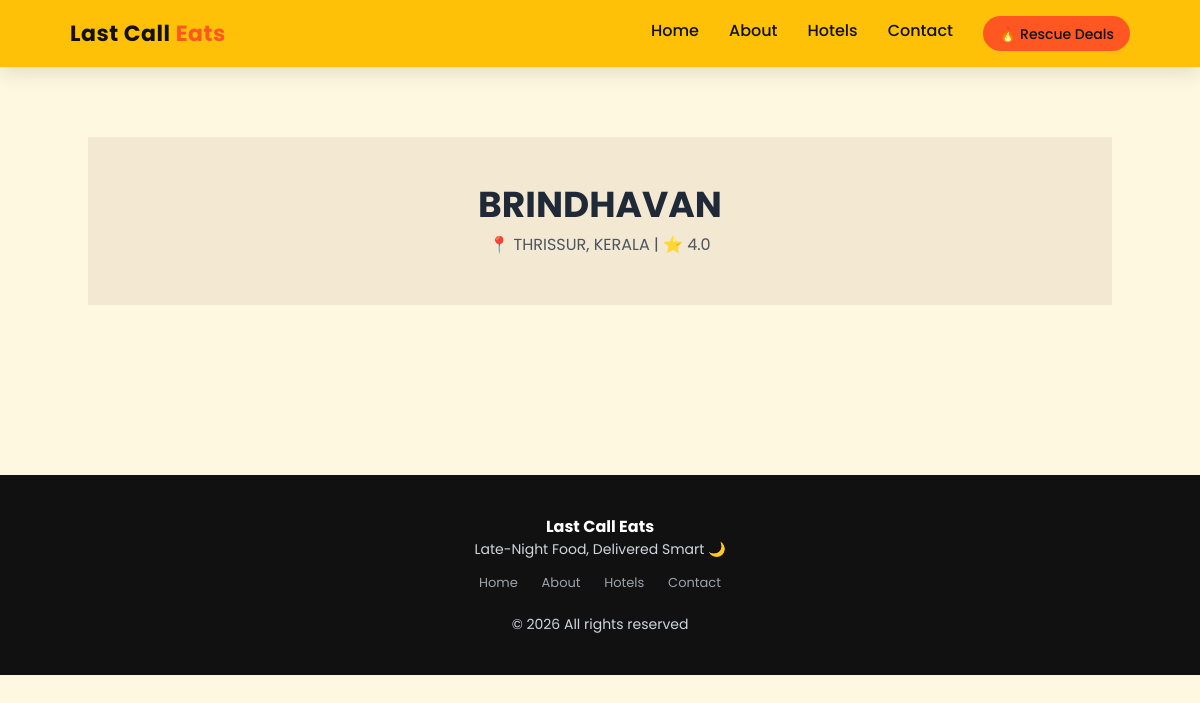
Before: /hotels/3/ with the older database file.
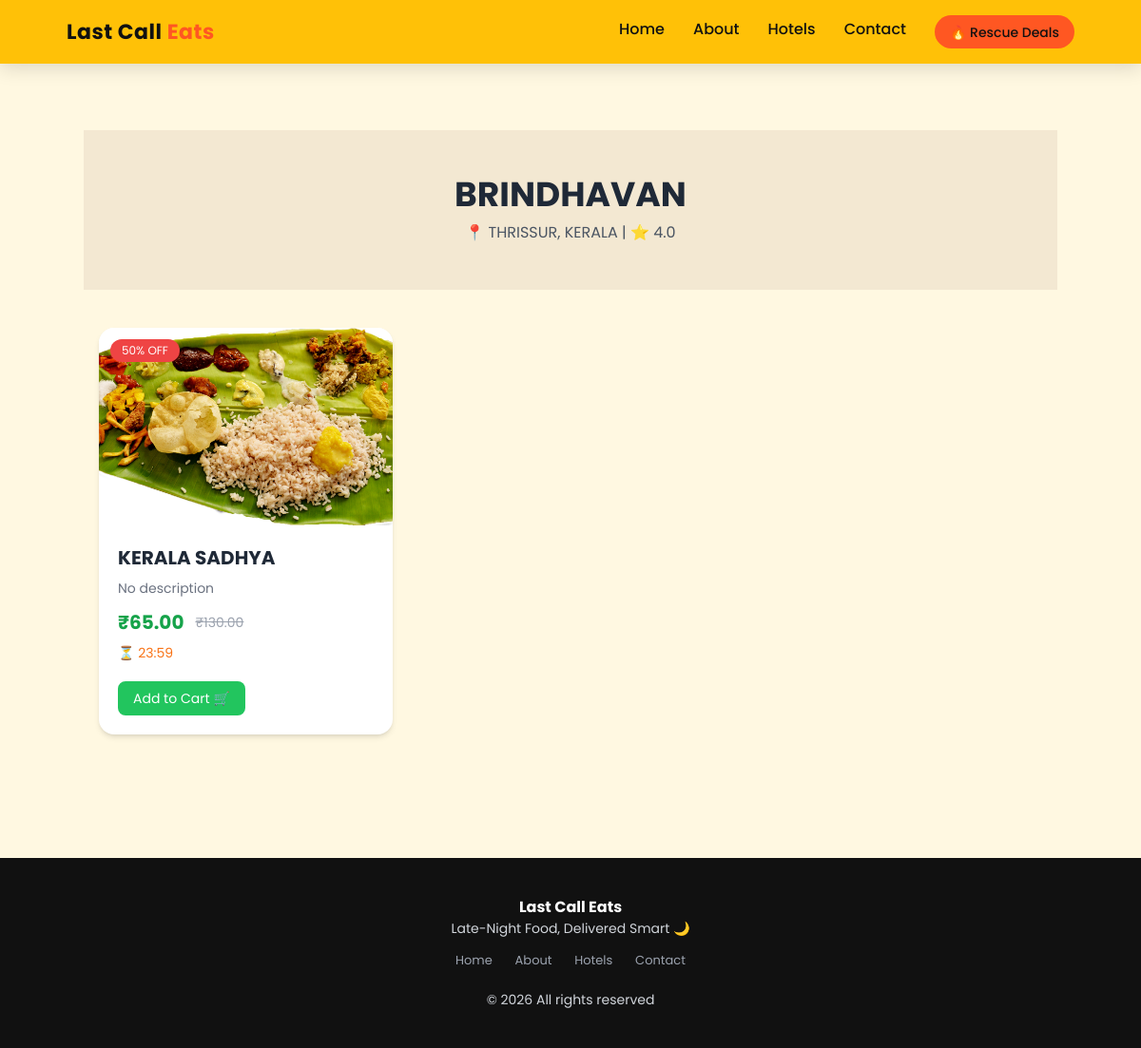
After: the same page with the newer database file.
### hotels/models.py (models this page shows, shortened)
class Hotel(models.Model):
    name = models.CharField(max_length=200)
    location = models.CharField(max_length=200, blank=True)
    image = models.ImageField(upload_to="hotels/", blank=True)
    rating = models.DecimalField(max_digits=2, decimal_places=1, default=4.0)
    created_at = models.DateTimeField(auto_now_add=True)
    class Meta:
        ordering = ["name"]
    def available_foods(self):
        return self.foods.filter(
            available=True,
            available_until__gt=timezone.now(),
            quantity_left__gt=0
        )

class Food(models.Model):
    CATEGORY_CHOICES = [
        ("veg", "Veg"),
        ("nonveg", "Non-Veg"),
        ("biryani", "Biryani"),
        ("dessert", "Dessert"),
        ("snack", "Snack"),
    ]
    hotel = models.ForeignKey(
        Hotel,
        on_delete=models.CASCADE,
        related_name="foods"
    )
    name = models.CharField(max_length=200)
    description = models.TextField(blank=True)
    category = models.CharField(max_length=20, choices=CATEGORY_CHOICES, default="veg")
    price = models.DecimalField(max_digits=8, decimal_places=2, default=Decimal("0.00"))
    discount_percentage = models.PositiveIntegerField(default=50)
    image = models.ImageField(upload_to="foods/", blank=True, null=True)
    rating = models.DecimalField(max_digits=2, decimal_places=1, default=4.2)
    quantity_left = models.PositiveIntegerField(default=5)
    is_rescue_food = models.BooleanField(default=True)
    available_until = models.DateTimeField()
    available = models.BooleanField(default=True)
    created_at = models.DateTimeField(auto_now_add=True)
    class Meta:
        ordering = ["-created_at"]
    @property
    def discounted_price(self):
        discount_amount = (self.discount_percentage / 100) * float(self.price)
        return Decimal(self.price) - Decimal(discount_amount)
    @property
    def badge_label(self):
        if self.is_rescue_food:
            return f"{self.discount_percentage}% OFF"
        return ""

### hotels/views.py (the view)
# urls.py: path('<int:hotel_id>/', views.hotel_detail, name='hotel_detail'),
def hotel_detail(request, hotel_id):
    hotel = get_object_or_404(Hotel, id=hotel_id)
    foods = hotel.available_foods()
    return render(request, 'hotels/hotel_detail.html', {
        'hotel': hotel,
        'foods': foods
    })

### templates/hotels/hotel_detail.html
{% extends 'base.html' %}
{% block content %}
<section class="bg-[#f3e8d2] py-12 text-center">
    <h1 class="text-4xl font-bold">{{ hotel.name }}</h1>
    <p class="text-gray-600 mt-2">
        📍 {{ hotel.location }} | ⭐ {{ hotel.rating }}
    </p>
</section>
<section class="max-w-7xl mx-auto px-4 py-10">
<div class="grid grid-cols-1 sm:grid-cols-2 md:grid-cols-3 gap-8">
{% for food in foods %}
<div class="bg-white rounded-2xl shadow-md hover:shadow-2xl transition overflow-hidden group">
<a href="{% url 'food_detail' food.id %}">
<div class="relative">
{% if food.image %}
<img src="{{ food.image.url }}"
class="w-full h-52 object-cover group-hover:scale-105 transition duration-300">
{% endif %}
{% if food.badge_label %}
<span class="absolute top-3 left-3 bg-red-500 text-white text-xs px-3 py-1 rounded-full">
{{ food.badge_label }}
</span>
{% endif %}
</div>
<div class="p-5">
<h3 class="text-xl font-bold mb-2">{{ food.name }}</h3>
<p class="text-gray-500 text-sm mb-3">
{{ food.description|default:"No description"|truncatewords:10 }}
</p>
<div class="flex items-center gap-3">
<span class="text-green-600 font-bold text-xl">
₹{{ food.discounted_price }}
</span>
<span class="line-through text-gray-400 text-sm">
₹{{ food.price }}
</span>
</div>
<p class="text-orange-500 text-sm mt-2">
⏳ {{ food.available_until|date:"H:i" }}
</p>
</div>
</a>
<div class="px-5 pb-5 flex justify-between items-center">
<a href="{% url 'add_to_cart' food.id %}"
class="bg-green-500 hover:bg-green-600 text-white px-4 py-2 rounded-lg text-sm">
Add to Cart 🛒
</a>
</div>
</div>
{% endfor %}
</div>
</section>
{% endblock %}

### templates/base.html (shortened to what this page needs)
<!DOCTYPE html>
<html lang="en">
<head>
<script src="https://cdn.tailwindcss.com"></script>
{% load static %}
</head>
<body>
<nav>
<div class="logo">
Last Call <span>Eats</span>
</div>
<div class="nav-links">
<a href="/">Home</a>
<a href="/about/">About</a>
<a href="/hotels/">Hotels</a>
<a href="/contact/">Contact</a>
<a href="{% url 'rescue_deals' %}" class="rescue-btn">
🔥 Rescue Deals
</a>
</div>
</nav>
<div class="container">
{% block content %}{% endblock %}
</div>
<footer>
<strong>Last Call Eats</strong><br>
Late-Night Food, Delivered Smart 🌙
<div class="footer-links">
<a href="/">Home</a>
<a href="/about/">About</a>
<a href="/hotels/">Hotels</a>
<a href="/contact/">Contact</a>
</div>
<br>
© 2026 All rights reserved
</footer>
</body>
</html>

### templates/base.html (style rules this page uses)
:root { --yellow:#FFC107; --yellow-dark:#E0A800; --black:#111111; --text:#1f2937; --light-bg:#FFF8E1; --card-bg:#ffffff; }
* { box-sizing:border-box; font-family:'Poppins',sans-serif; }
body { margin:0; background:var(--light-bg); color:var(--text); line-height:1.65; }
nav { background:var(--yellow); padding:16px 70px; display:flex; justify-content:space-between; align-items:center; position:sticky; top:0; z-index:1000; box-shadow:0 6px 18px rgba(0,0,0,0.12); }
.logo { font-size:22px; font-weight:700; color:var(--black); letter-spacing:0.5px; }
.logo span { color:#ff5722; }
.nav-links { display:flex; align-items:center; }
.nav-links a { margin-left:30px; text-decoration:none; color:var(--black); font-weight:500; position:relative; padding-bottom:6px; transition:color .25s ease; }
.nav-links a::after { content:''; position:absolute; width:0; height:2px; background:var(--black); left:0; bottom:0; transition:width .25s ease; }
.rescue-btn { margin-left:28px; background:#ff5722; color:white; padding:8px 16px; border-radius:20px; font-size:14px; font-weight:600; transition:.25s; }
.container { width:92%; max-width:1200px; margin:70px auto; }
footer { background:var(--black); color:#d1d5db; text-align:center; padding:40px 20px; margin-top:90px; font-size:14px; }
footer strong { color:#fff; font-size:16px; }
.footer-links { margin-top:12px; }
.footer-links a { color:#9ca3af; margin:0 10px; text-decoration:none; font-size:13px; }

Changed rows visible on the page:
now on this page (row edited): Food: image (picture), badge_label "50% OFF", name "KERALA SADHYA", description "No description", discounted_price "65.00", price "130.00", available_until "23:59"
